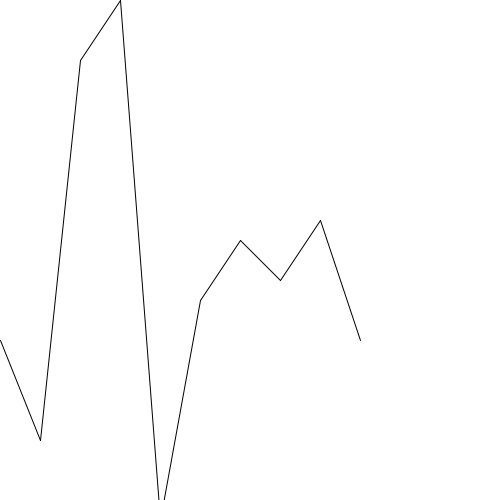
Frame 1 (no input)
Frame 2 (the mouse pressed at the canvas centre, redrawn once): identical to frame 1, image omitted

The Processing sketch that drew this single still picture (run headless with seeded random() and noise(); the mouse was pressed at the canvas centre and the sketch redrawn once):

// Processing sketch: processing_166725
// ── processing_166725.pde

float[]numbers= {
  17, 22, 3, 0, 26, 15, 12, 14, 11, 17
};
void setup() {
  size(500, 500);
}
void draw() {
  background(255);
  for(int i=0;i<numbers.length-1;i++){
  float x1=i*40;
  float y1=(numbers[i]*20);
  float x2=(i+1)*40;
  float y2=(numbers[i+1]*20);
  line(x1,y1,x2,y2);
}
noLoop();
}
